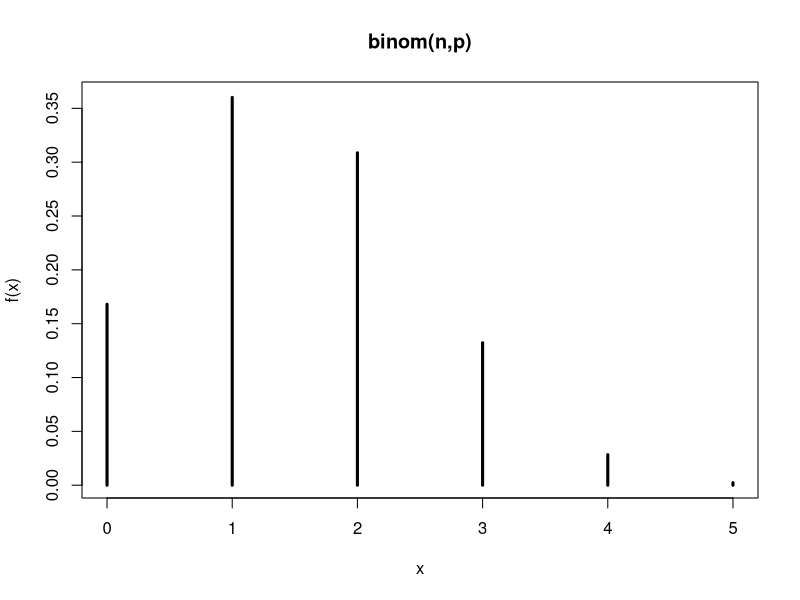
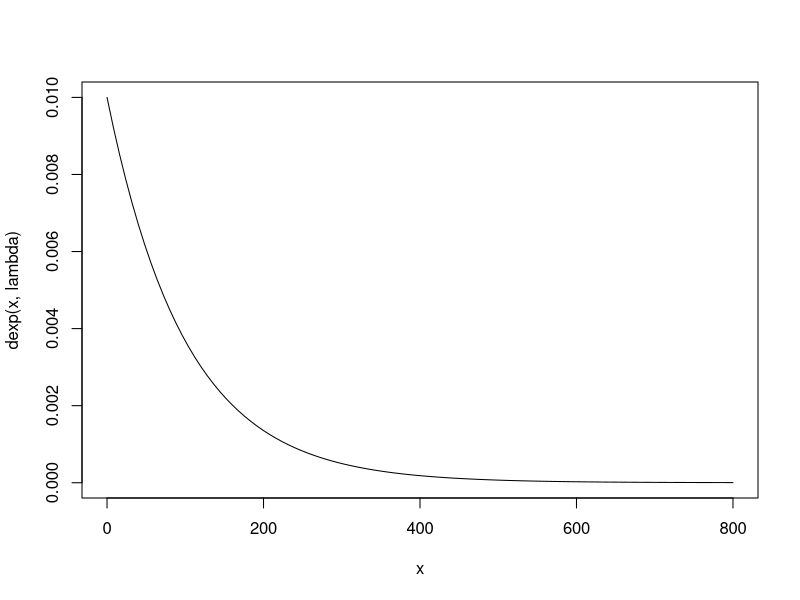
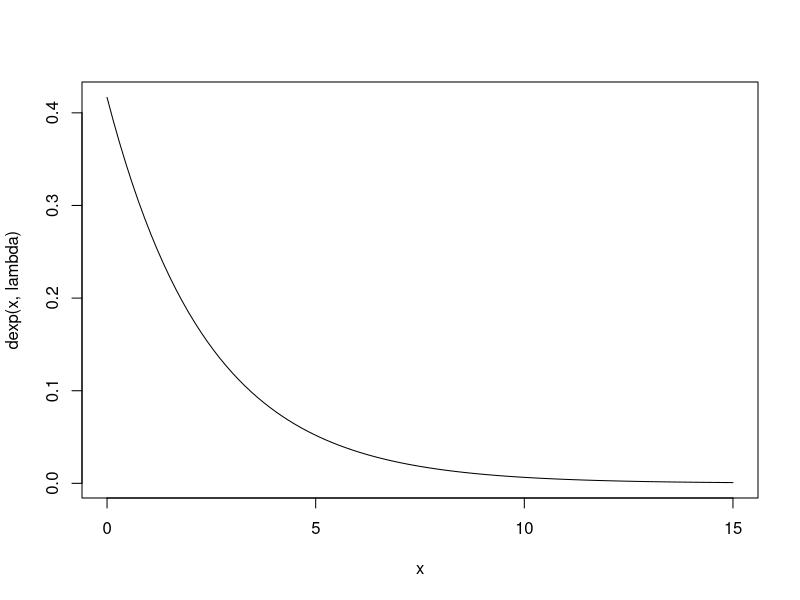

Recreate these plots in R, in order. (Note: this script raises an error after producing the figures.)
#1

#Z badania zanieczyszczenia wody pitnej wynika, że 30% wszystkich studni w mieście jest
#zanieczyszczonych. Wybrano losowo pięć studni i sprawdzono jakość wody. Niech zmienna
#losowa S oznacza liczbę zanieczyszczonych studni spośród wybranych. 

#a) Jaki jest rozkład prawdopodobieństwa zmiennej losowej S? Podaj jego nazwę i przedstaw
#w formie tabeli a następnie narysuj liniowy wykres prawdopodobieństwa.

n = 5 #rozważamy 5 studni, włączamy 0 studni jako możliwość
p = 0.3 #prawdopodobieństwo zanieczyszczenia studni
x = c(0:5) #przypisanie wartości przyjmowanych przez zmienną losową
pr = dbinom(x, n, p) #rozklad pradopodobienstwa - gestosc

rbind(x, pr) #przedstawienie w formie tabeli (pradopodobienstwo ze jedna 0 studni jest zanieczyszczonych, ze 1 jest itd)

plot(x, pr, type="h", lwd = 3, ylab = "f(x)", xlab = "x", main ="binom(n,p)") 


#b) Korzystając z funkcji dostępnych w R oblicz prawdopodobieństwo, że:

#i) zmienna losowa przyjmuje wartość 3
#P(x=3) (tak zapisać na kolokwium) 
dbinom(3, n, p)

#ii) conajmniej 3 studnie są zanieczyszczone:
#P(X>=3) = P(X>2) = 1 - F(a)
1 - pbinom(2,n,p)

#iii) mniej niż 3 studnie są zanieczyszczone
#P(X<3) = P(X<=2)
pbinom(2,n,p)


#2
#Prawdopodobieństwo, że żarówka danego typu świeci przez przynajmniej 500 godzin wynosi 0,9.
#Niech B oznacza liczbę żarówek wśród 8 wylosowanych, których żywotność przekracza 500
#godzin. Podaj rozkład prawdopodobieństwa zmiennej losowej B i oblicz:
#  (a) P(B=8); (b) P(B=7); (c) P(B>5); (d) E(B); (e) SD(B).
#Zinterpretuj (d) i (e).


#rozkład dyskretny dwumianowy
p = 0.9 #prawdopodobieństwo sukcesu
n = 8 #liczba żarówek

x = c(0:8) #żarówki od 0 do 8
pr = dbinom(x,n,p)
rbind(x, pr)

#a) P(B=8) #prawdopodobieństwo że B(liczba żarówek) to 8
dbinom(8,n,p) #d od wartości gęstości

#c) P(B=7)
dbinom(7,n,p)

#c) P(B>5) = 1 - F(a)
1-pbinom(5, n, p) #p od wartości dystrybuanty = dbinom(0, n,p)+dbinom(1,n,p)

#d) E(B)
#wartość oczekiwana zmiennej losowej B/liczby żarówek, czyli E, suma kązdej zmiennej losowej * jej prawdopodobieństwo
expect = sum(x*pr)
#lub
#E(X) = n*p - druga możliwość na liczenie tego co wyżej
expect = n*p
#spodziewamy sie 7 zarowek

#SD(B)
#odchylenie standardowe zmiennej losowej - nie używać funkcji sd
#zmienna losowa to nie to samo co próba
s = sqrt(n*p*(1-p))
#możemy spodziewać się, że przeciętnie około 1 żarówka będzie odchylała się od średniej


#3
#Czas (w dniach) między awariami ogniw zasilających w satelicie jest zmienną losową o
#rozkładzie wykładniczym z λ = 0,01. Obecnie funkcjonują tylko 2 ogniwa. Są one ułożone
#równolegle i mają niezależne życie, dzięki czemu satelita może funkcjonować tak długo, jak
#działa co najmniej 1 ogniwo energetyczne. Narysuj funkcję gęstości czasu między awariami
#pojedynczego ogniwa korzystając z funkcji curve i dexp (dobierz odpowiednio przedział
#argumentów, aby zobaczyć kształt rozkładu wykładniczego). Zastosuj funkcję pexp aby
#wyznaczyć prawdopodobieństwo, że pojedyncze ogniwo:
#a) przeżyje co najmniej 200 dni,
#b) ulegnie awarii przed upływem 100 dni,
#c) ulegnie awarii przed upływem 500 dni

#rozkład wykładniczy, czyli rozkład ciągły
#lamba = 0.01 dla rozkładu wykładniczego

lambda = 0.01
curve(dexp(x, lambda), 0, 800) #ważny jest zakres x (0,800)

#a) P(X>=200) = P(X>200) = 1 - F(200) dystrybuanta - pexp
1 - pexp(200, lambda)

#b) P(X<100) = P(X<=100)
pexp(100, lambda)

#c) P(X<500)
pexp(500, lambda)


#4
#Siłę trzęsień ziemi (mierzoną w skali Richtera) zarejestrowanych w regionie Ameryki Północnej
#można modelować za pomocą rozkładu wykładniczego ze średnią 2,4 stopnia. Narysuj funkcję
#gęstości (dobierz odpowiednio przedział argumentów, aby zobaczyć kształt rozkładu
#wykładniczego). Oblicz prawdopodobieństwo, że nastąpi następne trzęsienie ziemi, które nawiedzi ten region
#a) przekracza 3 stopnie w skali Richtera,
#b) mieści się w przedziale od 2 do 3 stopnie w skali Richtera.
#Sprawdź, czy wartość oczekiwana wyliczona z definicji (za pomocą całki) jest równa 2,4.

#rozkład wykładniczy, ciągły

expect = 2.4 #średnia - wartość oczekiwana
lambda = 1/expect #ze wzoru 1/średnia

curve(dexp(x, lambda), 0, 15) #funkcja gęstości 

#a) P(X>3)
1 - pexp(3, lambda)

#b) P(2<x<3)
pexp(3, lambda) - pexp(2, lambda)

#wyliczenie wartości oczekiwanej z całki
f = function(x) {x*dexp(x,lambda)}
integrate(f,lower=0,upper = Inf) #wyliczenie całki


#5
#Przewody elektryczne przeznaczone do zastosowania w pewnym systemie komputerowym
#powinny mieć opór (rezystancję) pomiędzy 0,12 i 0,14 oma. Rezystancja przewodów
#produkowanych przez pewną firmę jest zmienną losową o rozkładzie normalnym ze średnią
##0,13 oma i odchyleniem standardowym 0,005 oma. Narysuj wykres funkcji gęstości rezystancji
#produkowanych przewodów (dobierz odpowiednio przedział argumentów funkcji, aby zobaczyć
#kształt rozkładu normalnego). Jakie jest prawdopodobieństwo, że losowo wybrany przewód
#produkowany przez tę firmę A spełnia wymagania stawiane przez system?

#średnia mi
mu = 0.13
sigma=0.005 #odchylenie standardowe

#twierdzenie o 3 sigmach - 99 obserwacji w przedziale
curve(dnorm(x, mu, sigma),mu - 3*sig, mu+3*sigma)

#P(0.12<x<0.14) - przewod spelnia wymagania
pnorm(0.14,mu,sigma) - pnorm(0.12,mu,sigma)


#6
#Czas schnięcia farby pewnego typu jest zmienną losową o rozkładzie normalnym z wartością
#oczekiwaną 2 godziny i odchyleniem standardowym 15 minut. Narysuj wykres funkcji gęstości
#czasu schnięcia badanej farby. Wyznacz prawdopodobieństwo, że farba schnie między 1h 51min
#i 2h 15 min.
# W minutach
mu = 120
sigma = 15
curve(dnorm(x,mu,sigma),mu-3*sigma,mu+3*sigma,xlab="czas schniecia")
# P(111<X<135) = F(135)-F(111)
pnorm(135,mu,sigma)-pnorm(111,mu,sigma)


#7
#Motorowery (małe motocykle o pojemności silnika poniżej 50cm3) cieszą się w Europie dużą
#popularnością ze względu na ich mobilność, łatwość obsługi i niski koszt. W pewnym
#specjalistycznym czasopiśmie opisano badanie przeprowadzone na stanowisku rolkowym mające
#na celu określenie maksymalnej prędkości pojazdu. Wywnioskowano, że maksymalna prędkość
#jest zmienną losową o rozkładzie normalnym z wartością oczekiwaną 46,8 km/h i odchyleniem
#standardowym 1,75 km/h.
#Rozważmy losowy wybór jednego takiego motoroweru. Oblicz prawdopodobieństwo, że jego
#maksymalna prędkość
#a) wynosi co najwyżej 50 km/h,
#b) wynosi co najmniej 48 km/h.
mu=46.8
sigma=1.75
#P(X<=50) = F(50)
pnorm(50, mu, sigma)
#P(X>=48) = 1 - F(48)
1- pnorm(48, mu, sigma)


#8
#Załóżmy, że 25% wszystkich studentów dużej uczelni publicznej otrzymuje stypendium. Niech
#X będzie liczbą studentów w losowej próbie o wielkości 100, którzy ubiegali się o przyznanie
#stypendium. Korzystając z rozkładu dokładnego zmiennej losowej X oraz jego przybliżenia
#rozkładem normalnym oblicz prawdopodobieństwo, że pomoc otrzyma co najwyżej 15 studentów.

#rozkład dwumianowy sukces/porażka

#liczebność studentow
n = 100
#prawdopodobieństwo sukcesu
p = 0.25

#P(X<=15) stypednium otrzyma co najwyżej 15 studentów
#rozkład dokładny
pbinom(15, n, p)

#przybliżenie rozkładem normalnym
pnorm(15,n*p,sqrt(n*p*(1-p)))


#9
#Rezystancja przewodników danego typu jest zmienną losową o rozkładzie normalnym ze średnią
#200 omów i odchyleniem standardowym 10 omów. W obwodzie użytych zostało 25 przewodników.
#Wyznacz prawdopodobieństwo, że

#a) średnia rezystancja wszystkich 25 przewodników zawiera się między 199 i 202 omów;
#prawdopodobienstwo że średnia zawiera się w danym zakresie

#średnia z próby ma rozkład normalny
mu = 200 #średnia
sigma = 10 #odchylenie standardowe

n = 25 #tyle rezystorów

#prawdopodob. P(199<avg<202) ze srednia jest taka
#avg ma rozkład N(mu, sigma/sqrt(n))

pnorm(202,mu,sigma/sqrt(n)) - pnorm(199, mu, sigma/sqrt(n))

#b) całkowita rezystancja wszystkich 25 przewodników nie przekracza 5100 omów. 

#suma z próby 25
#T = X1+X2+...+X25 ~ N(n*mu, sqrt(n)*sigma)
#P(T<=5100) = F(5100)
pnorm(5100, n*mu, sqrt(n)*sigma)


#10
#Poziom cholesterolu we krwi pracowników pewnej firmy jest zmienną losową, dla której średnia
#to 202 mg/dl, a odchylenie standardowe to 14 mg/dl (dl=decylitr). Oblicz prawdopodobieństwo,
#że średni poziom cholesterolu 64 wylosowanych do badania pracowników będzie zawierał się w
#przedziale między 198 a 206 mg/dl?

mu = 202
sigma = 14
n = 64

#czyli rozklad sredniej z proby znowu
pnorm(206, mu, sigma/sqrt(n)) - pnorm(198,mu, sigma/sqrt(n))


#11
#Wytrzymałość nici jest zmienną losową o średniej 0,5 kg i odchyleniu standardowym 0,2 kg.
#Załóżmy, że lina spleciona została ze 100 nici. Oblicz prawdopodobieństwo, że utrzyma ona
#ciężar 47 kg (Uwaga! Lina utrzyma ciężar, jeśli jej wytrzymałość jest od niego nie mniejsza).
mu = 0.5
sigma = 0.2
n = 100

#P(X>47)
pnorm(47, mu, sigma/sqrt(n))
